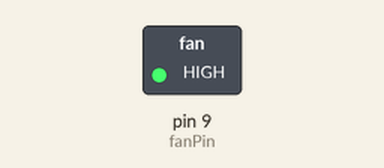
Bench run of a sketch on a simulated Arduino Uno, built with avr-gcc and run on an emulated ATmega328P. Shown: switched loads named in the sketch (green lamp = pin HIGH).

Above: at 0.1 s.
Timing chart, 0 to 1.6 s (numbered marks = the images above):
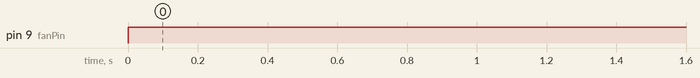

Measured:
- by itself, pin 9 (fanPin): LOW → HIGH at 0.00 s

The sketch:

fan_Instructions.ino
```cpp
int fanPin = 9;

#define ON_TEMP  65
#define OFF_TEMP 55
  // Source - https://stackoverflow.com/a/24075787
  // Posted by Peter Gibson, modified by community. See post 'Timeline' for change history
  // Retrieved 2026-02-22, License - CC BY-SA 3.0

void setup() {
  Serial.begin(9600);
  //Serial.setTimeout(100);
  pinMode(fanPin, OUTPUT);
}

void loop() {
  digitalWrite(fanPin, HIGH);
}

/*

*/
```
